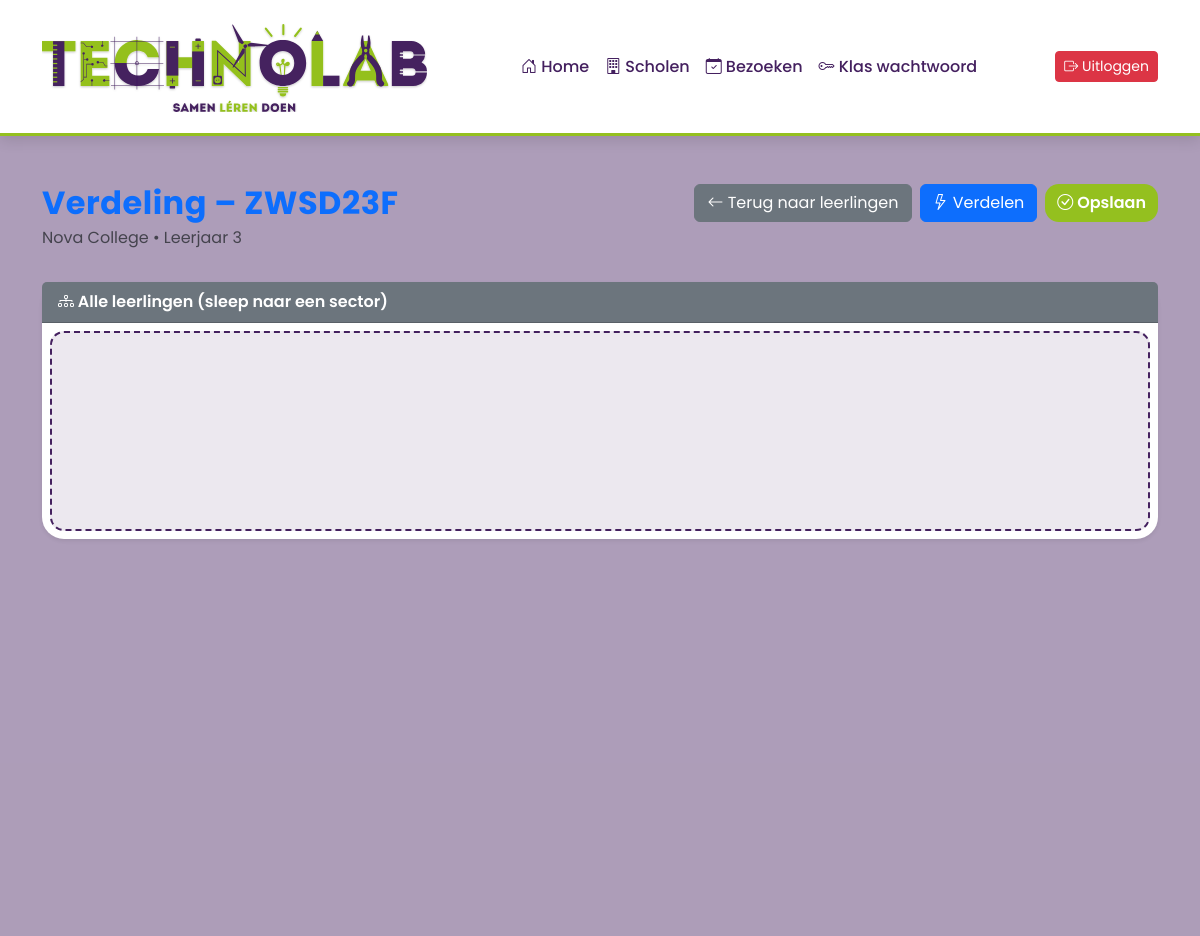
The app's page /verdeling.php?klas_id=1 (signed in) with its own data.
### tables this page shows
CREATE TABLE `klas` (
  `klas_id` int(11) NOT NULL,
  `school_id` int(11) NOT NULL,
  `klasaanduiding` varchar(100) NOT NULL,
  `leerjaar` varchar(100) DEFAULT NULL,
  `schooljaar` varchar(100) NOT NULL
);

CREATE TABLE `school` (
  `school_id` smallint(6) NOT NULL,
  `schoolnaam` varchar(100) NOT NULL,
  `plaats` varchar(100) NOT NULL,
  `type_onderwijs` set('Primair Onderwijs','Voortgezet Onderwijs','MBO') DEFAULT NULL
);

### verdeling.php (the view, shortened to what this page needs)
<?php
$klas_id = (int)$_GET['klas_id'];
function e($s)
{
    return htmlspecialchars((string)$s, ENT_QUOTES, 'UTF-8');
}
require 'includes/header.php';
$stmt = $conn->prepare("
    SELECT k.*, s.schoolnaam
    FROM klas k
    JOIN school s ON s.school_id=k.school_id
    WHERE k.klas_id=?
");
$stmt->bind_param("i", $klas_id);
$stmt->execute();
$klas = $stmt->get_result()->fetch_assoc();
?>
<div class="ttr-app">
    <div class="container py-5">
        <div class="d-flex justify-content-between align-items-start mb-4">
            <div>
                <h2 class="fw-bold text-primary mb-1">Verdeling – <?= e($klas['klasaanduiding']) ?></h2>
                <div class="text-muted"><?= e($klas['schoolnaam']) ?> • Leerjaar <?= e($klas['leerjaar']) ?></div>
            </div>
            <div class="d-flex gap-2">
                <a href="leerlingen.php?klas_id=<?= $klas_id ?>" class="btn btn-secondary">
                    <i class="bi bi-arrow-left"></i> Terug naar leerlingen
                </a>
                <button id="btnAuto" class="btn btn-primary">
                    <i class="bi bi-lightning"></i> Verdelen
                </button>
                <button id="btnSave" class="btn btn-success">
                    <i class="bi bi-check-circle"></i> Opslaan
                </button>
            </div>
        </div>
        <div class="card shadow-sm">
            <div class="card-header bg-secondary text-white fw-semibold">
                <i class="bi bi-diagram-3"></i> Alle leerlingen (sleep naar een sector)
            </div>
            <div class="card-body p-2">
                <div class="dropzone verdeling-pool" id="studentsPool" data-sector-id="0">
                </div>
            </div>
        </div>
    </div>
</div>
<?php require 'includes/footer.php'; ?>

### css/index.css (style rules this page uses)
:root { --tl-purple: #44205F; --tl-green: #94C01F; --tl-white: #ffffff; --tl-orange: #FF6F3C; --tl-purple-light: rgba(68, 32, 95, 0.10); --tl-purple-dark: rgba(68, 32, 95, 0.25); --tl-green-light: rgba(148, 192, 31, 0.18); --tl-orange-light: rgba(255, 111, 60, 0.15); }
.ttr-app { background: var(--tl-purple-dark); font-family: "Poppins", sans-serif; color: #2b2b2b; min-height: 100vh; }
.ttr-app h2, .ttr-app h5 { color: var(--tl-purple); }
.ttr-app h2 { font-weight: 700; letter-spacing: 0.5px; }
.ttr-app .card { background: var(--tl-white); border-radius: 22px; border: none; box-shadow: 0 10px 28px rgba(0,0,0,0.08); transition: transform 0.25s ease, box-shadow 0.25s ease; animation: softFloat 8s ease-in-out infinite; }
.btn-success { background: var(--tl-green); color: var(--tl-white); border-radius: 14px; border: none; font-weight: 600; transition: transform 0.15s ease, box-shadow 0.15s ease; }
.dropzone { min-height: 200px; padding: 14px; border-radius: 14px; border: 2px dashed var(--tl-purple); background: var(--tl-purple-light); transition: transform 0.2s ease, box-shadow 0.2s ease; }

### records on screen
klas: klasaanduiding "ZWSD23F", school.schoolnaam "Nova College", leerjaar "3"
